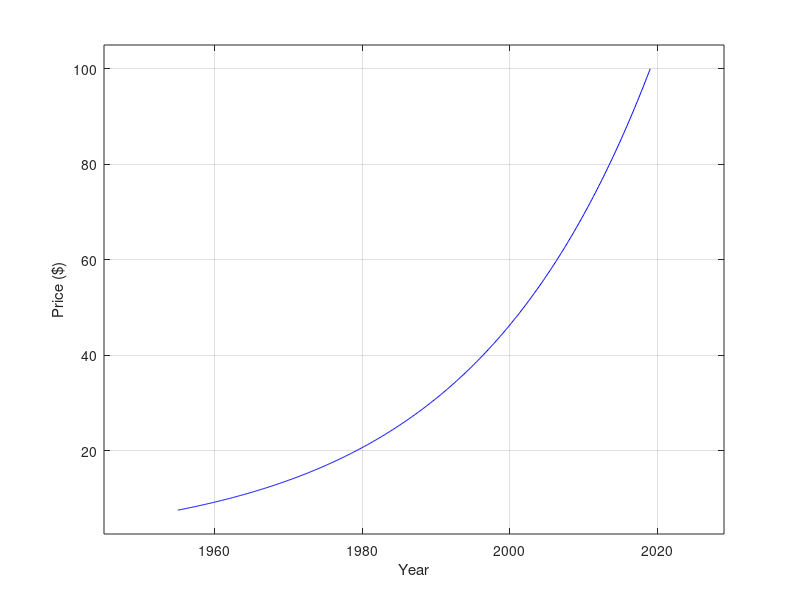

This chart was generated by the following MATLAB code:
clear all;
clc;


p0 = 7.50;
pf = 100;
t0 = 1955;
tf = 2019;

t = [1955:0.1:2019];
td = log(pf/p0)/(tf-t0);
p = p0*exp(td.*(t-t0));


%% Printing Image%%
width = 5;     % Width in inches
height = 3;    % Height in inches
alw = 0.75;    % AxesLineWidth
fsz = 14;      % Fontsize
lw = 1.5;      % LineWidth
msz = 8;       % MarkerSize

xmin = min(t);
xmax = max(t);
xbuffer = 10;

ymin = min(p);
ymax = max(p);
ybuffer = 5;

doubling_time = log(2)/td

figure(1);
pos = get(gcf, 'Position');
ax = axes;
set(gcf, 'Position', [pos(1) pos(2) width*100, height*100]); %<- Set size
set(gca,'Fontname','CMU bright','Fontsize',fsz);
plot(t,p,'-b');
ylabel('Price ($)');
xlabel('Year');
%title('Maori Population vs Date');
grid on;
xlim([(xmin - xbuffer) (xmax + xbuffer)]);
ylim([(ymin-ybuffer) (ymax+ybuffer)]);
print(gcf,'disney_price.png','-dpng','-r300');